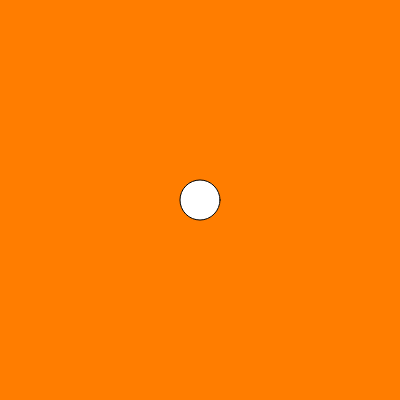
Frame 1 (no input)
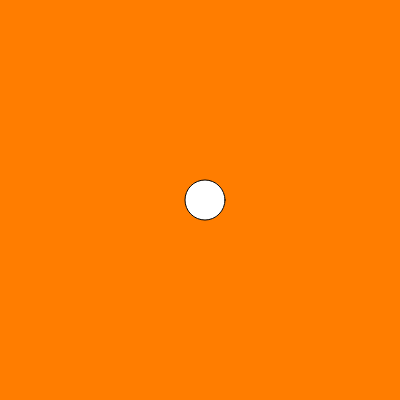
Frame 2 (the mouse pressed at the canvas centre, redrawn once)

The p5.js sketch that drew these frames (run headless with seeded random() and noise() and a simulated clock; the mouse was pressed at the canvas centre and the sketch redrawn once):

// p5.js sketch
// ── sketch.js
let x = 200;
let speed = 5;
let diameter = 40;

function setup() {
  createCanvas(400, 400);
  noLoop();
}

function draw() {
  background(255,125,0);
  ellipse( x, height/2, diameter);


  if (x >= width || x<=0) {
    speed = speed * -1;
  }
  x += speed;
}



   function mouseReleased() {
    loop();
  }

  
function mousePressed() {
    noLoop();

    function mouseClicked() {
    ellipse( x, height/2, diameter);
    //prevent default
    return false
  } 

  }

 
